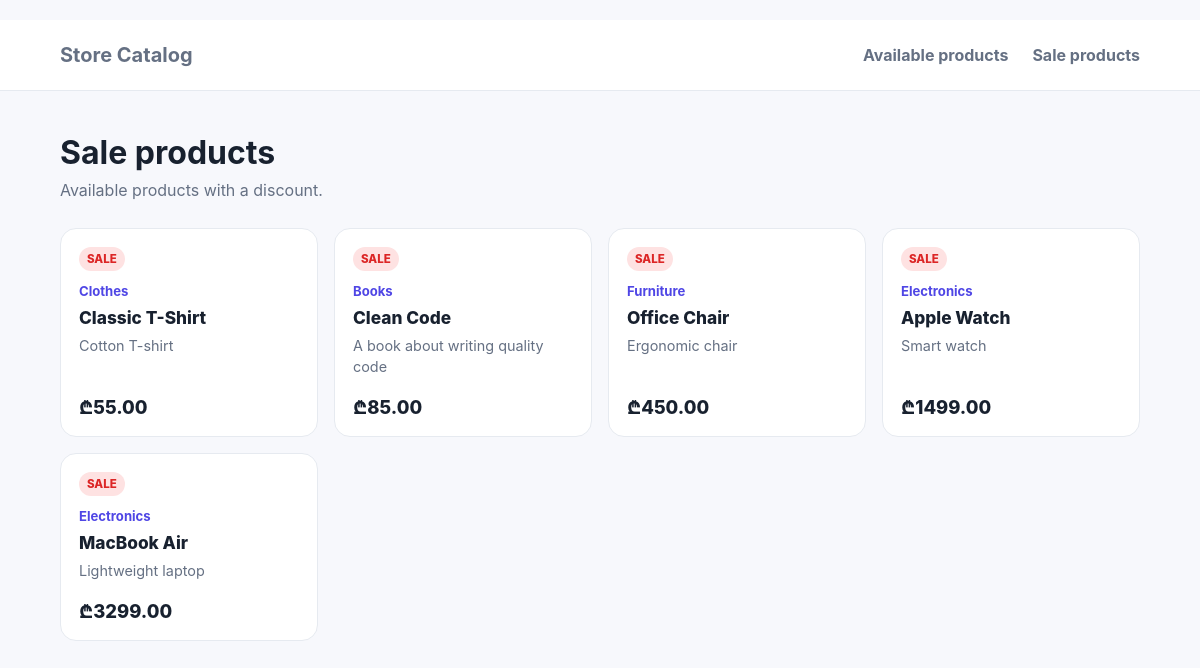
Page /sale/ on the committed database.
### store/models.py (models this page shows, shortened)
class Product(models.Model):
    name = models.CharField(max_length=255)
    price = models.DecimalField(max_digits=10, decimal_places=2)
    quantity = models.IntegerField()
    description = models.TextField(null=True, blank=True)
    is_available = models.BooleanField(default=True)
    has_discount = models.BooleanField(default=False)
    created_at = models.DateTimeField(auto_now_add=True)
    updated_at = models.DateTimeField(auto_now=True)
    category = models.ForeignKey(Category, on_delete=models.CASCADE, related_name="products")
    class Meta:
        db_table = "products"
        ordering = ["price"]

class Category(models.Model):
    name = models.CharField(max_length=255, unique=True)
    class Meta:
        db_table = "categories"
        ordering = ["name"]

### store/views.py (the view)
# urls.py: path("sale/", views.sale_products, name="sale_products"),
def sale_products(request):
    products = Product.objects.filter(is_available=True, has_discount=True).order_by("price")
    return render(request, "store/sale_products.html", {"products": products})

### store/templates/store/sale_products.html (shortened to what this page needs)
﻿{% extends 'store/base.html' %}
{% block content %}
  <h1>Sale products</h1><p class="lead">Available products with a discount.</p>
  <section class="grid">{% for product in products %}<article class="card"><span class="tag">SALE</span><span class="category">{{ product.category.name }}</span><h2 class="name">{{ product.name }}</h2><p class="description">{{ product.description|default:"No description" }}</p><strong class="price">₾{{ product.price }}</strong></article>{% empty %}<p class="empty">No discounted products.</p>{% endfor %}</section>
{% endblock %}

### store/templates/store/base.html (style rules this page uses)
:root { --ink:#18212f; --muted:#657083; --line:#e6eaf0; --brand:#4f46e5; --sale:#dc2626; --bg:#f7f8fc; }
* { box-sizing:border-box; }
body { margin:0; font-family:Inter,Segoe UI,Arial,sans-serif; color:var(--ink); background:var(--bg); }
h1 { margin:0 0 8px; font-size:2rem; }
.lead { color:var(--muted); margin:0 0 28px; }
.panel, .card { background:#fff; border:1px solid var(--line); border-radius:16px; }
.grid { display:grid; grid-template-columns:repeat(auto-fit, minmax(210px, 1fr)); gap:16px; }
.card { padding:18px; min-height:170px; display:flex; flex-direction:column; }
.tag { background:#fee2e2; color:var(--sale); font-size:.72rem; font-weight:800; padding:5px 8px; border-radius:999px; width:max-content; margin-bottom:12px; }
.category { color:var(--brand); font-size:.82rem; font-weight:700; margin-bottom:8px; }
.name { font-size:1.08rem; font-weight:800; margin:0 0 8px; }
.description { color:var(--muted); font-size:.9rem; margin:0 0 18px; line-height:1.45; }
.price { margin-top:auto; font-size:1.15rem; font-weight:850; }

### rows in the picture
Product: category.name "Clothes", name "Classic T-Shirt", description "Cotton T-shirt", price "55.00"
Product: category.name "Books", name "Clean Code", description "A book about writing quality code", price "85.00"
Product: category.name "Furniture", name "Office Chair", description "Ergonomic chair", price "450.00"
Product: category.name "Electronics", name "Apple Watch", description "Smart watch", price "1499.00"
Product: category.name "Electronics", name "MacBook Air", description "Lightweight laptop", price "3299.00"
